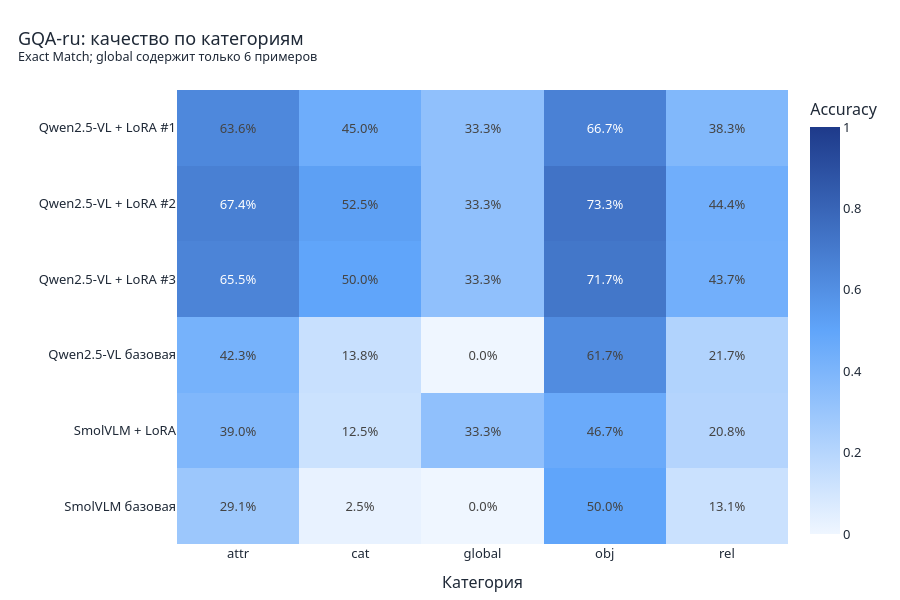

The cell this chart's notebook holds for it:
### Code cell
matrix = gqa_categories.pivot(index="model", columns="category", values="accuracy")
fig = px.imshow(matrix, text_auto=".1%", aspect="auto", zmin=0, zmax=1, color_continuous_scale=[[0, "#eff6ff"], [0.5, "#60a5fa"], [1, "#1e3a8a"]], labels={"color": "Accuracy"})
fig.update_xaxes(title="Категория")
fig.update_yaxes(title="")
style_plot(fig, "GQA-ru: качество по категориям", "Exact Match; global содержит только 6 примеров", 600).show()

### Figure 1 — Plotly figure (JSON) as saved in the notebook; plotly's stock layout.template omitted (floating-point values rounded to 4 significant figures)
{"data": [{"coloraxis": "coloraxis", "hovertemplate": "category: %{x}<br>model: %{y}<br>Accuracy: %{z}<extra></extra>", "name": "0", "texttemplate": "%{z:.1%}", "type": "heatmap", "x": ["attr", "cat", "global", "obj", "rel"], "xaxis": "x", "y": ["Qwen2.5-VL + LoRA #1", "Qwen2.5-VL + LoRA #2", "Qwen2.5-VL + LoRA #3", "Qwen2.5-VL базовая", "SmolVLM + LoRA", "SmolVLM базовая"], "yaxis": "y", "z": [[0.6362, 0.45, 0.3333, 0.6667, 0.3832], [0.6737, 0.525, 0.3333, 0.7333, 0.4439], [0.6549, 0.5, 0.3333, 0.7167, 0.4369], [0.4225, 0.1375, 0.0, 0.6167, 0.2173], [0.3897, 0.125, 0.3333, 0.4667, 0.2079], [0.2911, 0.025, 0.0, 0.5, 0.1308]]}], "layout": {"coloraxis": {"autocolorscale": false, "cmax": 1, "cmin": 0, "colorbar": {"title": {"text": "Accuracy"}}, "colorscale": [[0, "#eff6ff"], [0.5, "#60a5fa"], [1, "#1e3a8a"]]}, "font": {"color": "#1f2937", "family": "Segoe UI", "size": 13}, "height": 600, "legend": {"title": {"text": ""}}, "margin": {"b": 40, "l": 30, "r": 30, "t": 90}, "title": {"text": "GQA-ru: качество по категориям<br><sup>Exact Match; global содержит только 6 примеров</sup>", "x": 0.02, "xanchor": "left"}, "xaxis": {"anchor": "y", "domain": [0, 1], "gridcolor": "#e5e7eb", "title": {"text": "Категория"}, "zerolinecolor": "#6b7280"}, "yaxis": {"anchor": "x", "autorange": "reversed", "domain": [0, 1], "gridcolor": "#e5e7eb", "title": {"text": ""}}}}
